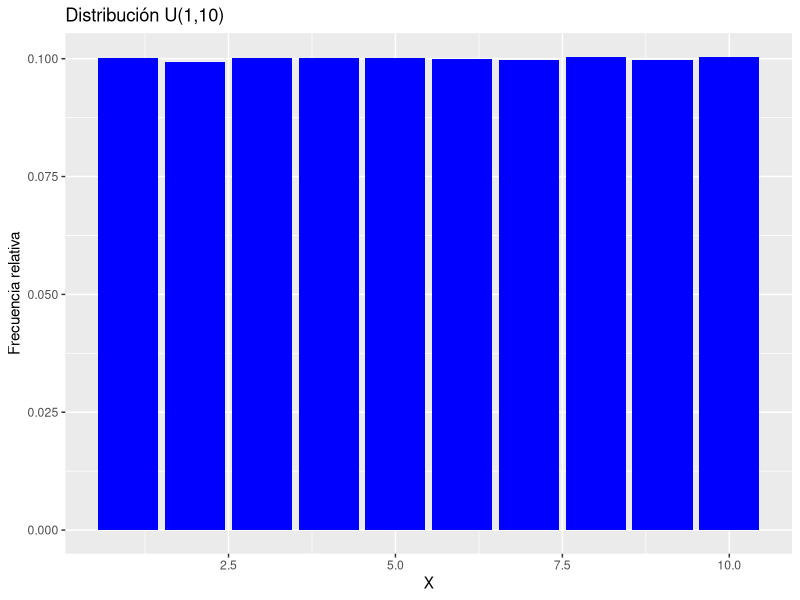
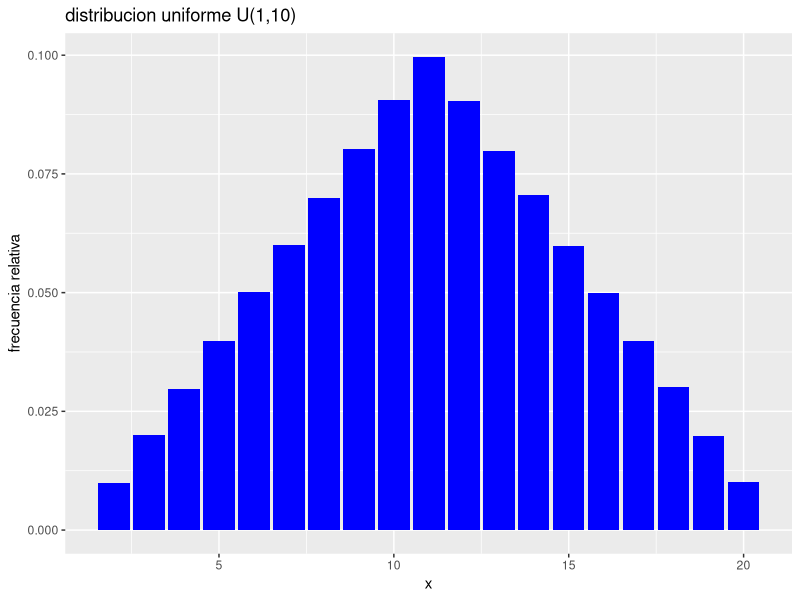

Write R code to recreate these figures, in order.
#Generar una muestra aleatoria de tamaño 1000000 de una variable aleatoria discreta U(1,10) y dibujar la gráfica de su distribución de frecuencias.
#Generar otra muestra aleatoria de tamaño 100000 de una variable aleatoria discreta U(1,10) dibujar la gráfica de la distribución de frecuencias de la suma de esta variable y la anterior.

library(ggplot2)
library(tidyverse)
df <- data.frame(x1 = rdunif(10^6,1,10))
ggplot(df, aes(x=x1)) + geom_bar(aes(y=after_stat(count/sum(count))), fill="blue")+
    labs(title="Distribución U(1,10)", x="X", y="Frecuencia relativa")

df %>%
mutate(x2=rdunif(10^6,1,10), suma=x1+x2) %>%
ggplot(aes(x=suma)) + geom_bar(aes(y=after_stat(count/sum(count))), fill="blue") + labs(title = "distribucion uniforme U(1,10)", x = "x", y = "frecuencia relativa")


